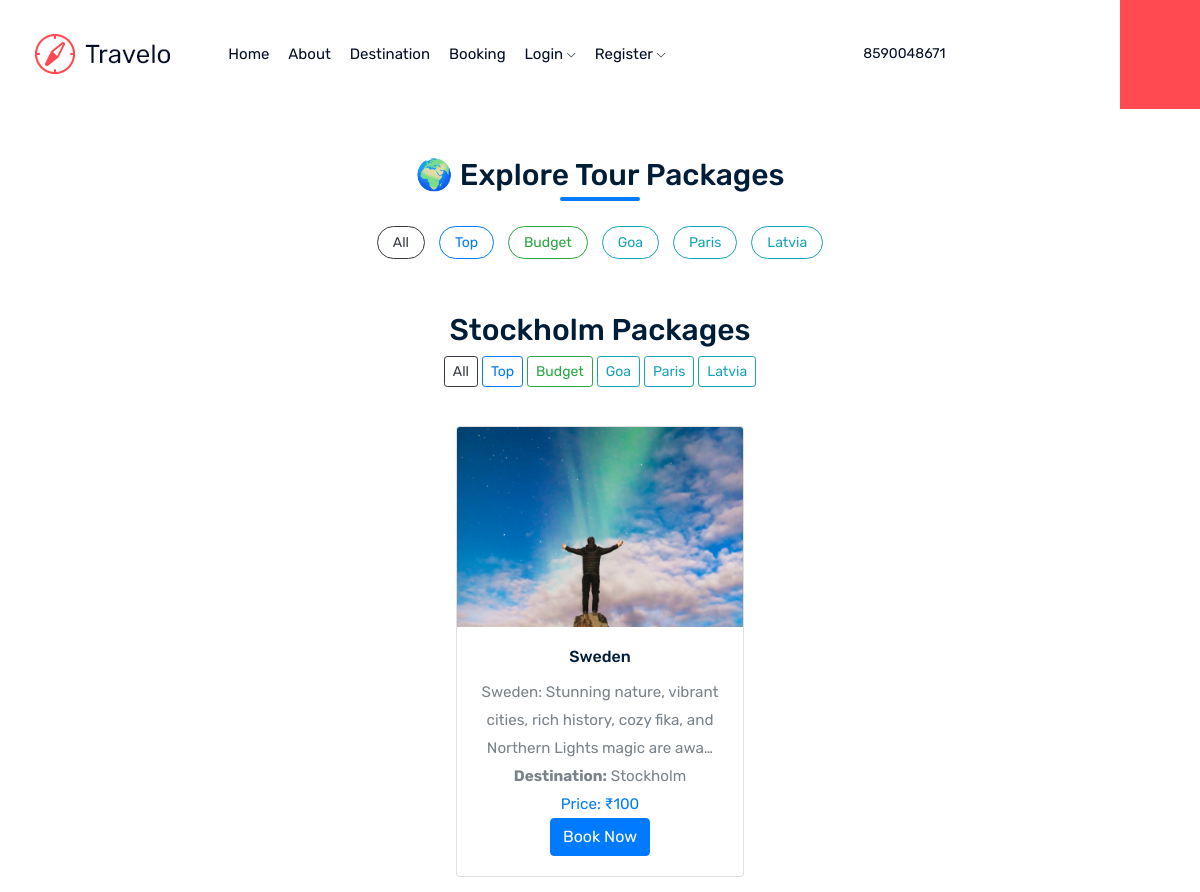
The page /packages/destination/Stockholm/ on the database its author committed.
### trip/models.py (models this page shows, shortened)
class Package(models.Model):
    img = models.ImageField(upload_to='pic/')
    vendor = models.ForeignKey(User, on_delete=models.CASCADE, related_name='trip_packages')
    name = models.CharField(max_length=255)
    desc = models.TextField()
    price = models.PositiveIntegerField()
    destination = models.CharField(max_length=100)
    is_top = models.BooleanField(default=False)
    expiry_date = models.DateField(null=True, blank=True)
    is_approved = models.BooleanField(default=False)
    objects = PackageManager()

### trip/views.py (the view)
# urls.py: path('packages/destination/<str:destination>/', views.packages_by_destination, name='packages_by_destination'),
def packages_by_destination(request, destination):
    today = timezone.now().date()
    packages = Package.objects.filter(
        is_approved=True, destination__iexact=destination
    ).filter(
        Q(expiry_date__isnull=True) | Q(expiry_date__gt=today)
    )
    return render(request, 'destination.html', {'pack': packages, 'title': f'{destination} Packages'})

### trip/templates/destination.html (shortened to what this page needs)
  {% include 'navbar.html' %}
<div class="container mt-5">
  <h2 class="text-center mb-1 display-5">🌍 Explore Tour Packages</h2>
  <div class="heading-bar"></div>
  <div class="text-center btn-group-custom mb-4">
    <a href="{% url 'all_packages' %}" class="btn btn-outline-dark btn-sm">All</a>
    <a href="{% url 'top_packages' %}" class="btn btn-outline-primary btn-sm">Top</a>
    <a href="{% url 'budget_packages' %}" class="btn btn-outline-success btn-sm">Budget</a>
    <a href="{% url 'packages_by_destination' 'Goa' %}" class="btn btn-outline-info btn-sm">Goa</a>
    <a href="{% url 'packages_by_destination' 'Paris' %}" class="btn btn-outline-info btn-sm">Paris</a>
        <a href="{% url 'packages_by_destination' 'Latvia' %}" class="btn btn-outline-info btn-sm">Latvia</a>
  </div>
<div class="container mt-5">
  <h2 class="text-center">{{ title }}</h2>
  <div class="text-center mb-4">
    <a href="{% url 'all_packages' %}" class="btn btn-outline-dark btn-sm">All</a>
    <a href="{% url 'top_packages' %}" class="btn btn-outline-primary btn-sm">Top</a>
    <a href="{% url 'budget_packages' %}" class="btn btn-outline-success btn-sm">Budget</a>
    <a href="{% url 'packages_by_destination' 'Goa' %}" class="btn btn-outline-info btn-sm">Goa</a>
    <a href="{% url 'packages_by_destination' 'Paris' %}" class="btn btn-outline-info btn-sm">Paris</a>
     <a href="{% url 'packages_by_destination' 'Latvia' %}" class="btn btn-outline-info btn-sm">Latvia</a>
  </div>
  <div class="row justify-content-center">
    {% for i in pack %}
    <div class="card text-center" style="width: 18rem; margin: 15px;">
      <img src="{{ i.img.url }}" class="card-img-top" style="height: 200px; object-fit: cover;" alt="{{ i.name }}">
      <div class="card-body">
        <h5 class="card-title">{{ i.name }}</h5>
        <p class="card-text">{{ i.desc|truncatechars:100 }}</p>
        <p class="card-text"><strong>Destination:</strong> {{ i.destination }}</p>
        <p class="card-text text-primary fw-bold">Price: ₹{{ i.price }}</p>
        <a href="{% url 'booking' %}" class="btn btn-primary">Book Now</a>
      </div>
    </div>
    {% empty %}
    <p>No packages found.</p>
    {% endfor %}
  </div>
</div>

### trip/templates/destination.html (style rules this page uses)
.btn-group-custom .btn { margin: 5px; border-radius: 20px; padding: 5px 15px; }
.card-body p { font-size: 0.95rem; }
.heading-bar { width: 80px; height: 4px; background-color: #007bff; margin: 0 auto 20px; border-radius: 2px; }

### rows shown on the page
Package: img (picture), name "Sweden", desc "Sweden: Stunning nature, vibrant cities, rich history, cozy fika, and Northern Lights magic are awa…", destination "Stockholm", price "100"

### other values the page prints
{{ title }} "Stockholm Packages"
